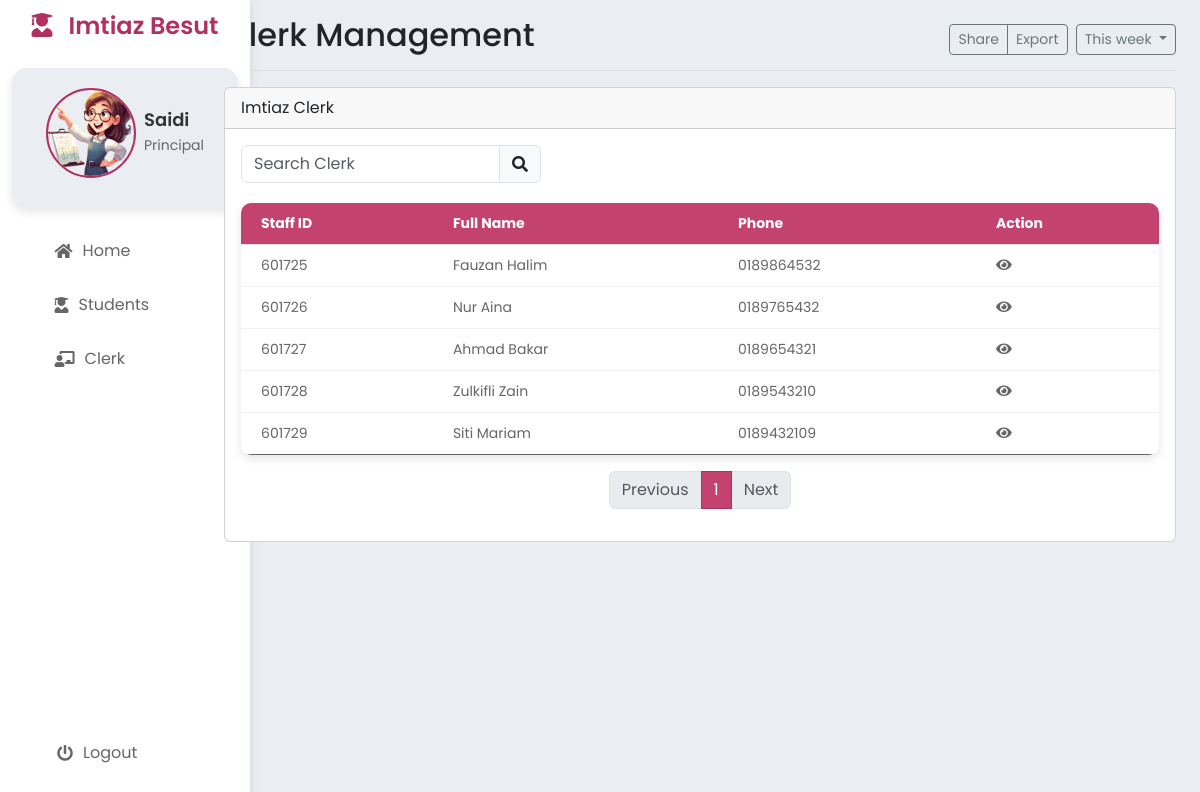
Page /PrincipalClerk.php (signed in) on the committed database.
### tables this page shows
CREATE TABLE `clerk` (
  `clerkID` int NOT NULL AUTO_INCREMENT,
  `clerkName` varchar(50) NOT NULL,
  `clerkPhone` varchar(15) NOT NULL,
  `clerkEmail` varchar(30) DEFAULT NULL,
  `clerkPassword` varchar(30) NOT NULL,
  PRIMARY KEY (`clerkID`),
  UNIQUE KEY `clerkEmail` (`clerkEmail`)
);

### PrincipalClerk.php (the view, shortened to what this page needs)
<?php
include 'PrincipalHeader.php'; ?>
<div class="row">
    <div class="col-md-12">
        <div class="card mb-3">
            <div class="card-header">Imtiaz Clerk</div>
            <div class="card-body">
                <div class="d-flex justify-content-between mb-3">
                    <div class="input-group" style="width: 300px;">
                        <input type="text" id="searchInput" class="form-control" placeholder="Search Clerk" onkeyup="searchClerks()">
                        <span class="input-group-text"><i class="fas fa-search"></i></span>
                    </div>
                </div>
                <table class="table" id="clerkTable">
                    <thead>
                        <tr>
                            <th>Staff ID</th>
                            <th>Full Name</th>
                            <th>Phone</th>
                            <th>Action</th>
                        </tr>
                    </thead>
                    <tbody>
                        <?php
                        include 'process/db.php';
                        $sql = "SELECT * FROM clerk";
                        $result = $conn->query($sql);
                        if ($result->num_rows > 0) {
                            while ($row = $result->fetch_assoc()) {
                                echo "<tr><td>" . $row["clerkID"] . "</td><td>" . $row["clerkName"] . "</td><td>" . $row["clerkPhone"] . "</td><td>
                                    <a href='#' class='view ' data-id='" . $row["clerkID"] . "'><i class='fas fa-eye'></i></a>
                                    </td></tr>";
                            }
                        } else {
                            echo "<tr><td colspan='4'>No results</td></tr>";
                        }
                        ?>
                    </tbody>
                </table>
                <nav aria-label="Page navigation example">
                    <ul class="pagination justify-content-center" id="pagination"></ul>
                </nav>
            </div>
        </div>
    </div>
</div>
</main>
</body>
</html>

### styles.css (style rules this page uses)
:root { --background-color: #EAEEF3; --pop-color: #fff; --active-font-color: #B03060; --softer-color: #c4436e; }
* { margin: 0; padding: 0; box-sizing: border-box; font-family: 'Poppins', sans-serif; }
body { display: flex; min-height: 100vh; background: var(--background-color); }
.table { width: 100%; border-collapse: collapse; margin-top: 20px; box-shadow: 0 4px 8px rgba(0, 0, 0, 0.1); border-radius: 10px; overflow: hidden; }
.table thead th { background-color: var(--softer-color) ; color: #fff; font-size: 14px; text-align: left; padding: 10px 20px; }
.table tbody tr { border-bottom: 1px solid #f0f0f0; transition: background 0.3s; }
.table tbody tr:last-child { border-bottom: none; }
.table tbody td { font-size: 14px; color: #666; padding: 10px 20px; }
.table i { color: #666; }
a { color: var(--active-font-color); text-decoration: none; transition: color 0.3s; }

### rows in the picture
clerk: clerkID "601725", clerkName "Fauzan Halim", clerkPhone "0189864532"
clerk: clerkID "601726", clerkName "Nur Aina", clerkPhone "0189765432"
clerk: clerkID "601727", clerkName "Ahmad Bakar", clerkPhone "0189654321"
clerk: clerkID "601728", clerkName "Zulkifli Zain", clerkPhone "0189543210"
clerk: clerkID "601729", clerkName "Siti Mariam", clerkPhone "0189432109"

### other values in the picture
$principalName "Saidi"
$title "Clerk Management"
